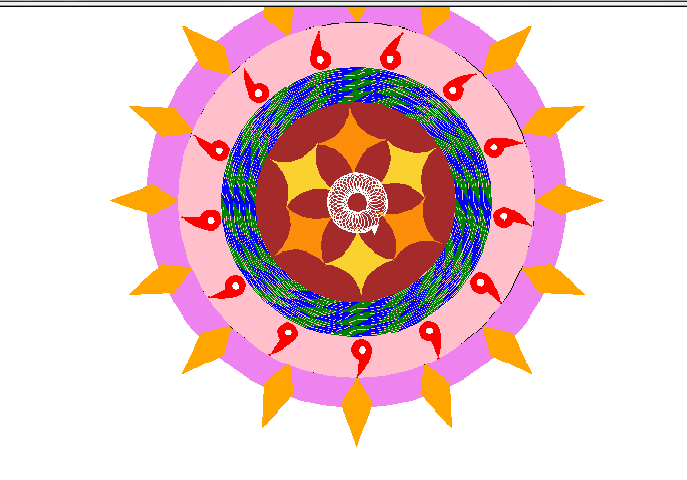

Python code for this plot:
def outc(x):
    for k in range(3):
      for j in range(12):
        for i in range(36):
          if(i%2==0):
            color("blue")
          else:
            color("green")
          circle(x,10)
        x=x-1
        lt(90)
        fd(1)
        rt(90)
        circle(x,1)
      circle(x,10)
def mid():
  lt(45)
  color("red")
  begin_fill()
  for i in range(30):
    fd(1)
    lt(1)
  circle(10,270)
  rt(80)
  fd(20)
  lt(170)
  end_fill()
  pu()
  fd(30)
  pd()
  color("white")
  begin_fill()
  circle(3)
  end_fill()
  pu()
  rt(170)
  fd(30)
  lt(100)
def out():
  color("orange")
  begin_fill()
  rt(60)
  fd(30)
  rt(50)
  fd(45)
  rt(140)
  fd(45)
  rt(50)
  fd(30)
  rt(60)
  end_fill()
  pencolor("black")
def pattern():
  lt(90)
  circle(40,90)
  for i in range(3):
    lt(180)
    circle(40,90)
from turtle import *
speed(0)
rt(90)
pu()
fd(30)
lt(90)
pd()
color("violet")
begin_fill()
circle(210)
end_fill()
rt(90)
pu()
bk(30)
pd()
lt(90)
for i in range(16):
  circle(180,22.5)
  out()
color("pink")
begin_fill()
circle(178)
end_fill()
for i in range(13):
  mid()
  pu()
  circle(200,22.5)
  pd()
pu()
lt(90)
fd(41)
rt(90)
pd()
circle(135)
outc(135)
color("brown")
begin_fill()
circle(100)
end_fill()
for i in range(6):
  if(i%2==0):
    fillcolor("#F9D22F")
  else:
    fillcolor("#FC8D08")
  pu()
  circle(100,60)
  pd()
  begin_fill()
  pattern()
  lt(90)
  end_fill()
pu()
lt(90)
fd(68)
rt(90)
pd()
color("white")
for i in range(36):
  circle(30,10)
  circle(10)
  
